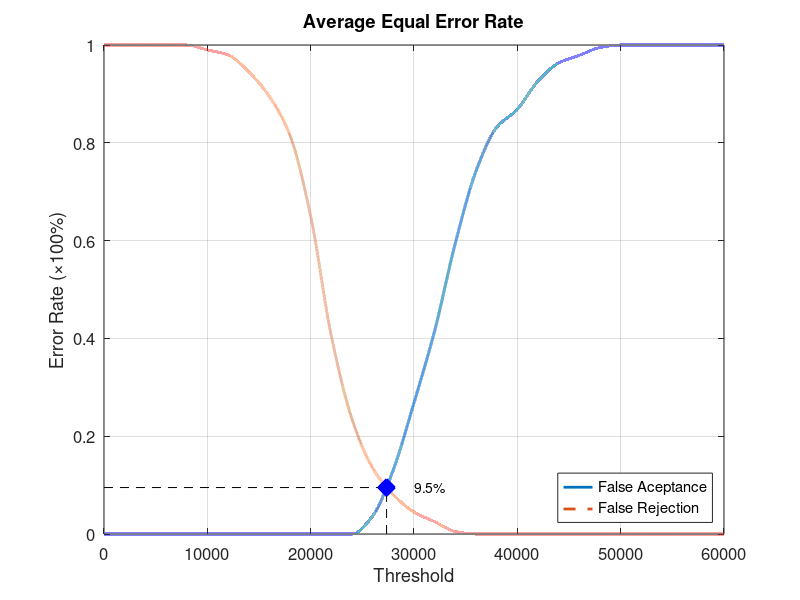
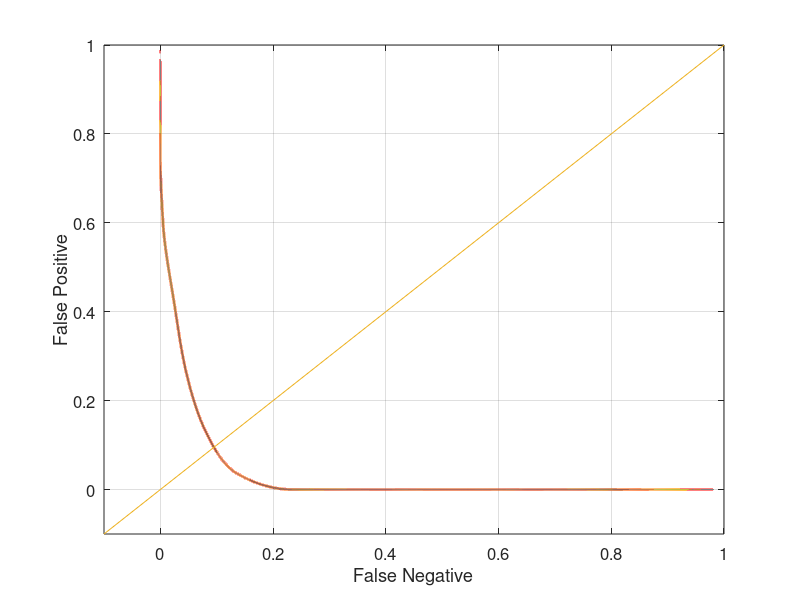

Source code (MATLAB) for these figures, in order:
function yEER = Database1_2
close all;
clear;
clc;
x = 0:2000:60000;
xq = 0:0.5:60000;

y0 = [0 0 0 0 0 0 0 0 0 0 0 0 0 0.0368421 0.131579 0.268421 0.415789 0.594737 0.742105 0.831579 0.868421 0.926316 0.963158 0.978947 0.994737 1 1 1 1 1 1];
yy0 = interp1(x, y0, xq, 'pchip');
y1 = [1 1 1 1 1 0.99 0.98 0.945 0.895 0.815 0.65 0.405 0.235 0.135 0.08 0.045 0.025 0.005 0 0 0 0 0 0 0 0 0 0 0 0 0];
yy1 = interp1(x, y1, xq, 'pchip');

% Calculating EER: 
y2 = abs(y0 - y1);
find(y2 == min(y2))
yy2 = abs(yy0 - yy1);
xEER = find(yy2 == min(yy2));
xEERIndex = xq(xEER) % X-axis EER
yEER = yy0(xEER) % Y-axis EER

main = figure
plot(xq, yy0,'-','LineWidth', 2);	hold on
plot(xq, yy1,'--','LineWidth', 2);	hold on
plot([xEERIndex xEERIndex], [0 yEER], 'k--');	hold on
plot([0 xEERIndex], [yEER yEER], 'k--');	hold on
plot(xEERIndex, yEER, 'bx', 'LineWidth', 10);	hold on
text(xEERIndex + 10 * xEERIndex / 100, yEER, [num2str(round((10000 * yEER)) / 100) '%'])
legend('False Aceptance', 'False Rejection', 'Location', 'SouthEast')
xlabel('Threshold')
ylabel('Error Rate (\times100%)')
title('Average Equal Error Rate')
set(gca, 'FontSize', 12)
axis([0 60000 0 1])
grid on

print(main, 'Database1_2Main', '-dpng');
FNRxFPR = figure('Color', [1 1 1]);
plot(yy1, yy0, '-', yy1, yy0, 'LineWidth', 2);
hold on
y = -0.1:0.1:1
plot(y, y); 
set(gca, 'FontSize', 12)
xlabel('False Negative')
ylabel('False Positive')
axis([-0.1 1 -0.1 1])
set(gca, 'FontSize', 12)
grid on

print(FNRxFPR, 'Database1_2FNRxFPR','-dpng');
end
